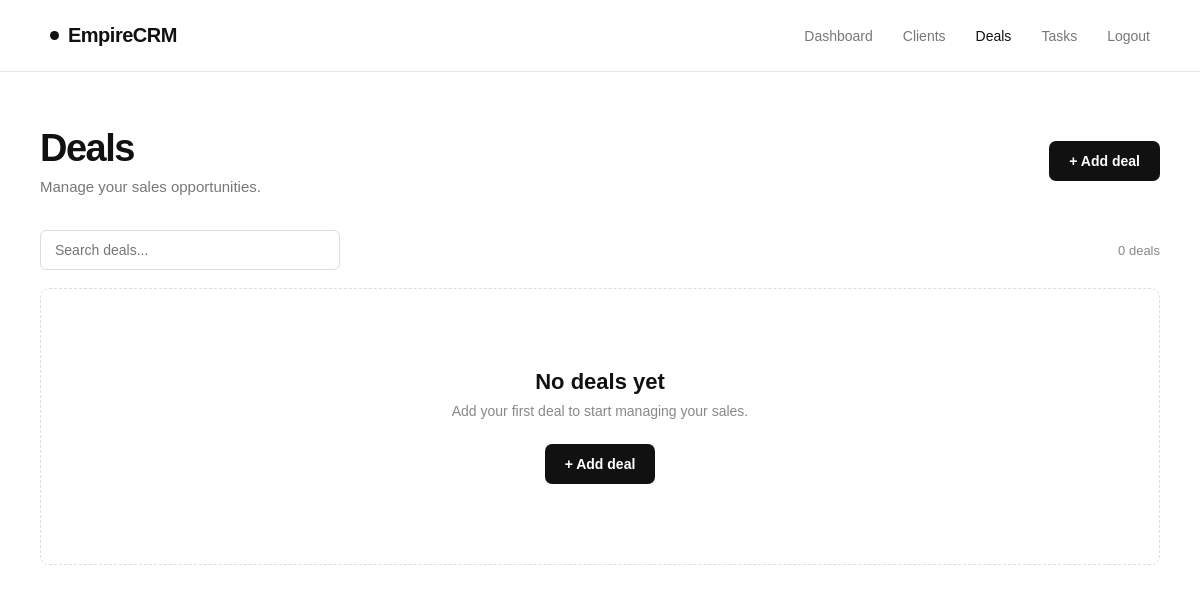
Before: /deals (signed in) with the older database file.
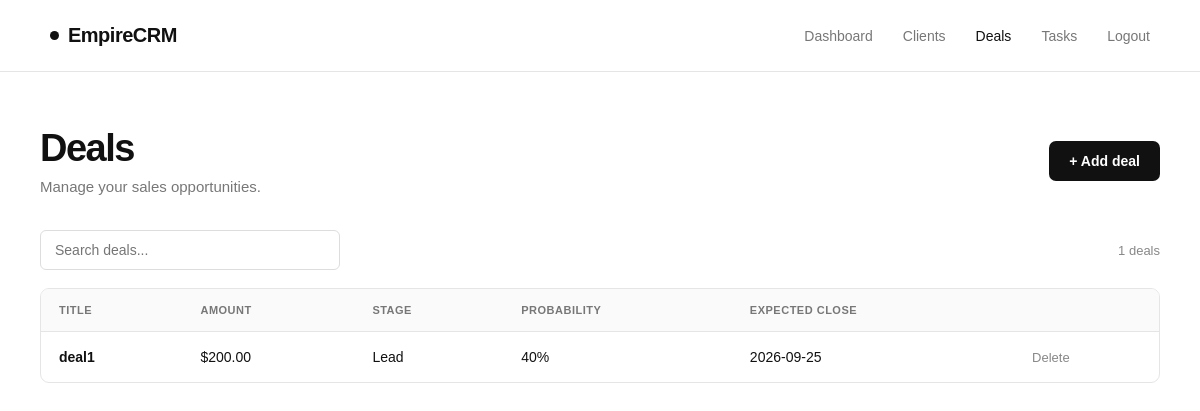
After: the same page with the newer database file.
### main.py (models this page shows)
class Deal(db.Model):
    id = db.Column(db.Integer, primary_key=True)
    title = db.Column(db.String(200), nullable=False)
    amount = db.Column(db.Float)
    stage = db.Column(db.String(50))
    probability = db.Column(db.Integer)
    expected_close_date = db.Column(db.DateTime, default=datetime.now)
    created_at = db.Column(db.DateTime, default=datetime.now)
    client_id = db.Column(db.Integer, db.ForeignKey('client.id'))
    user_id = db.Column(db.Integer, db.ForeignKey('user.id'))

### main.py (the view, shortened to what this page needs)
@app.route('/deals', methods=['GET', 'POST', 'DELETE'])
def deals():
    deals = Deal.query.filter_by(user_id=current_user.id).order_by(Deal.created_at.desc()).all()
    return render_template('deals.html', deals=deals)

### main.py (called while the page is built)
@login_manager.user_loader
def load_user(user_id):
    return db.session.get(User, int(user_id))

### templates/deals.html (shortened to what this page needs)
<!DOCTYPE html>
<html lang="en">
<head>
    <link rel="stylesheet" href="{{ url_for('static', filename='deals.css') }}">
</head>
<body>
<nav class="navbar">
    <div class="logo">
        <span class="logo-dot"></span>
        EmpireCRM
    </div>
    <div class="nav-links">
        <a href="{{ url_for('main') }}">Dashboard</a>
        <a href="{{ url_for('clients') }}">Clients</a>
        <a href="{{ url_for('deals') }}" class="active">Deals</a>
        <a href="{{ url_for('tasks') }}">Tasks</a>
        <a href="{{ url_for('logout') }}">Logout</a>
    </div>
</nav>
<main class="clients-page">
    <div class="page-header">
        <div>
            <h1>Deals</h1>
            <p>Manage your sales opportunities.</p>
        </div>
        <button class="add-client-btn" onclick="openModal()">
            + Add deal
        </button>
    </div>
    <div class="clients-toolbar">
        <div class="search-box">
            <input
                type="text"
                id="searchInput"
                placeholder="Search deals..."
                onkeyup="searchDeals()"
            >
        </div>
        <div class="client-count">
            {{ deals|length }} deals
        </div>
    </div>
    {% if deals %}
    <div class="table-container">
        <table>
            <thead>
                <tr>
                    <th>Title</th>
                    <th>Amount</th>
                    <th>Stage</th>
                    <th>Probability</th>
                    <th>Expected close</th>
                    <th></th>
                </tr>
            </thead>
            <tbody id="dealsTable">
                {% for deal in deals %}
                <tr data-deal="{{ deal.id }}">
                    <td>
                        <strong>{{ deal.title }}</strong>
                    </td>
                    <td>
                        {% if deal.amount is not none %}
                            ${{ "%.2f"|format(deal.amount) }}
                        {% else %}
                            —
                        {% endif %}
                    </td>
                    <td>
                        {{ deal.stage or '—' }}
                    </td>
                    <td>
                        {% if deal.probability is not none %}
                            {{ deal.probability }}%
                        {% else %}
                            —
                        {% endif %}
                    </td>
                    <td>
                        {% if deal.expected_close_date %}
                            {{ deal.expected_close_date.strftime('%Y-%m-%d') }}
                        {% else %}
                            —
                        {% endif %}
                    </td>
                    <td>
                        <button
                            class="delete-btn"
                            onclick="deleteDeal({{ deal.id }})"
                        >
                            Delete
                        </button>
                    </td>
                </tr>
                {% endfor %}
            </tbody>
        </table>
    </div>
    {% else %}
    <div class="empty-state">
        <h2>No deals yet</h2>
        <p>Add your first deal to start managing your sales.</p>
        <button class="add-client-btn" onclick="openModal()">
            + Add deal
        </button>
    </div>
    {% endif %}
</main>
</body>
</html>

Changed rows visible on the page:
added Deal: title "deal1", amount "200.00", stage "Lead", probability "40", expected_close_date "2026-09-25"
Other visible differences:
{{ deals|length }}: "0" → "1"
text no longer shown: "No deals yet Add your first deal to start managing your sales. + Add deal"
text now shown: "TITLE AMOUNT STAGE PROBABILITY EXPECTED CLOSE"
